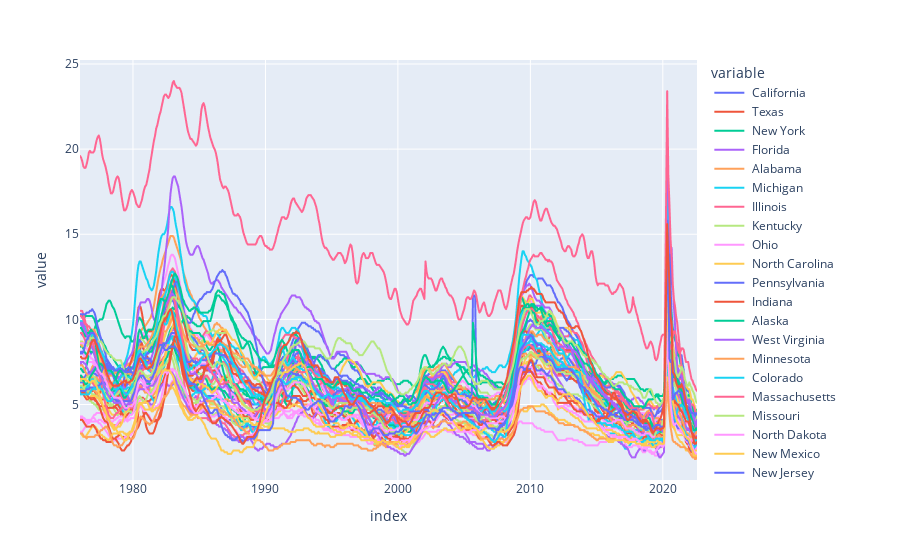

Notebook source saved alongside this figure:
### Code cell
# plotting states unemployment rate
px.line(state_unemp)

### Figure 1 — Plotly figure (JSON) as saved in the notebook; plotly's stock layout.template omitted (floating-point values rounded to 4 significant figures; data arrays with more than 128 entries replaced by an {"elided": "..."} marker saying what was removed)
{"data": [{"hovertemplate": "variable= California<br>index=%{x}<br>value=%{y}<extra></extra>", "legendgroup": " California", "line": {"color": "#636efa", "dash": "solid"}, "marker": {"symbol": "circle"}, "mode": "lines", "name": " California", "showlegend": true, "type": "scattergl", "x": {"elided": "558 str values"}, "xaxis": "x", "y": {"elided": "558 float values"}, "yaxis": "y"}, {"hovertemplate": "variable= Texas<br>index=%{x}<br>value=%{y}<extra></extra>", "legendgroup": " Texas", "line": {"color": "#EF553B", "dash": "solid"}, "marker": {"symbol": "circle"}, "mode": "lines", "name": " Texas", "showlegend": true, "type": "scattergl", "x": {"elided": "558 str values"}, "xaxis": "x", "y": {"elided": "558 float values"}, "yaxis": "y"}, {"hovertemplate": "variable= New York<br>index=%{x}<br>value=%{y}<extra></extra>", "legendgroup": " New York", "line": {"color": "#00cc96", "dash": "solid"}, "marker": {"symbol": "circle"}, "mode": "lines", "name": " New York", "showlegend": true, "type": "scattergl", "x": {"elided": "558 str values"}, "xaxis": "x", "y": {"elided": "558 float values"}, "yaxis": "y"}, {"hovertemplate": "variable= Florida<br>index=%{x}<br>value=%{y}<extra></extra>", "legendgroup": " Florida", "line": {"color": "#ab63fa", "dash": "solid"}, "marker": {"symbol": "circle"}, "mode": "lines", "name": " Florida", "showlegend": true, "type": "scattergl", "x": {"elided": "558 str values"}, "xaxis": "x", "y": {"elided": "558 float values"}, "yaxis": "y"}, {"hovertemplate": "variable= Alabama<br>index=%{x}<br>value=%{y}<extra></extra>", "legendgroup": " Alabama", "line": {"color": "#FFA15A", "dash": "solid"}, "marker": {"symbol": "circle"}, "mode": "lines", "name": " Alabama", "showlegend": true, "type": "scattergl", "x": {"elided": "558 str values"}, "xaxis": "x", "y": {"elided": "558 float values"}, "yaxis": "y"}, {"hovertemplate": "variable= Michigan<br>index=%{x}<br>value=%{y}<extra></extra>", "legendgroup": " Michigan", "line": {"color": "#19d3f3", "dash": "solid"}, "marker": {"symbol": "circle"}, "mode": "lines", "name": " Michigan", "showlegend": true, "type": "scattergl", "x": {"elided": "558 str values"}, "xaxis": "x", "y": {"elided": "558 float values"}, "yaxis": "y"}, {"hovertemplate": "variable= Illinois<br>index=%{x}<br>value=%{y}<extra></extra>", "legendgroup": " Illinois", "line": {"color": "#FF6692", "dash": "solid"}, "marker": {"symbol": "circle"}, "mode": "lines", "name": " Illinois", "showlegend": true, "type": "scattergl", "x": {"elided": "558 str values"}, "xaxis": "x", "y": {"elided": "558 float values"}, "yaxis": "y"}, {"hovertemplate": "variable= Kentucky<br>index=%{x}<br>value=%{y}<extra></extra>", "legendgroup": " Kentucky", "line": {"color": "#B6E880", "dash": "solid"}, "marker": {"symbol": "circle"}, "mode": "lines", "name": " Kentucky", "showlegend": true, "type": "scattergl", "x": {"elided": "558 str values"}, "xaxis": "x", "y": {"elided": "558 float values"}, "yaxis": "y"}, {"hovertemplate": "variable= Ohio<br>index=%{x}<br>value=%{y}<extra></extra>", "legendgroup": " Ohio", "line": {"color": "#FF97FF", "dash": "solid"}, "marker": {"symbol": "circle"}, "mode": "lines", "name": " Ohio", "showlegend": true, "type": "scattergl", "x": {"elided": "558 str values"}, "xaxis": "x", "y": {"elided": "558 float values"}, "yaxis": "y"}, {"hovertemplate": "variable= North Carolina<br>index=%{x}<br>value=%{y}<extra></extra>", "legendgroup": " North Carolina", "line": {"color": "#FECB52", "dash": "solid"}, "marker": {"symbol": "circle"}, "mode": "lines", "name": " North Carolina", "showlegend": true, "type": "scattergl", "x": {"elided": "558 str values"}, "xaxis": "x", "y": {"elided": "558 float values"}, "yaxis": "y"}, {"hovertemplate": "variable= Pennsylvania<br>index=%{x}<br>value=%{y}<extra></extra>", "legendgroup": " Pennsylvania", "line": {"color": "#636efa", "dash": "solid"}, "marker": {"symbol": "circle"}, "mode": "lines", "name": " Pennsylvania", "showlegend": true, "type": "scattergl", "x": {"elided": "558 str values"}, "xaxis": "x", "y": {"elided": "558 float values"}, "yaxis": "y"}, {"hovertemplate": "variable= Indiana<br>index=%{x}<br>value=%{y}<extra></extra>", "legendgroup": " Indiana", "line": {"color": "#EF553B", "dash": "solid"}, "marker": {"symbol": "circle"}, "mode": "lines", "name": " Indiana", "showlegend": true, "type": "scattergl", "x": {"elided": "558 str values"}, "xaxis": "x", "y": {"elided": "558 float values"}, "yaxis": "y"}, {"hovertemplate": "variable= Alaska<br>index=%{x}<br>value=%{y}<extra></extra>", "legendgroup": " Alaska", "line": {"color": "#00cc96", "dash": "solid"}, "marker": {"symbol": "circle"}, "mode": "lines", "name": " Alaska", "showlegend": true, "type": "scattergl", "x": {"elided": "558 str values"}, "xaxis": "x", "y": {"elided": "558 float values"}, "yaxis": "y"}, {"hovertemplate": "variable= West Virginia<br>index=%{x}<br>value=%{y}<extra></extra>", "legendgroup": " West Virginia", "line": {"color": "#ab63fa", "dash": "solid"}, "marker": {"symbol": "circle"}, "mode": "lines", "name": " West Virginia", "showlegend": true, "type": "scattergl", "x": {"elided": "558 str values"}, "xaxis": "x", "y": {"elided": "558 float values"}, "yaxis": "y"}, {"hovertemplate": "variable= Minnesota<br>index=%{x}<br>value=%{y}<extra></extra>", "legendgroup": " Minnesota", "line": {"color": "#FFA15A", "dash": "solid"}, "marker": {"symbol": "circle"}, "mode": "lines", "name": " Minnesota", "showlegend": true, "type": "scattergl", "x": {"elided": "558 str values"}, "xaxis": "x", "y": {"elided": "558 float values"}, "yaxis": "y"}, {"hovertemplate": "variable= Colorado<br>index=%{x}<br>value=%{y}<extra></extra>", "legendgroup": " Colorado", "line": {"color": "#19d3f3", "dash": "solid"}, "marker": {"symbol": "circle"}, "mode": "lines", "name": " Colorado", "showlegend": true, "type": "scattergl", "x": {"elided": "558 str values"}, "xaxis": "x", "y": {"elided": "558 float values"}, "yaxis": "y"}, {"hovertemplate": "variable= Massachusetts<br>index=%{x}<br>value=%{y}<extra></extra>", "legendgroup": " Massachusetts", "line": {"color": "#FF6692", "dash": "solid"}, "marker": {"symbol": "circle"}, "mode": "lines", "name": " Massachusetts", "showlegend": true, "type": "scattergl", "x": {"elided": "558 str values"}, "xaxis": "x", "y": {"elided": "558 float values"}, "yaxis": "y"}, {"hovertemplate": "variable= Missouri<br>index=%{x}<br>value=%{y}<extra></extra>", "legendgroup": " Missouri", "line": {"color": "#B6E880", "dash": "solid"}, "marker": {"symbol": "circle"}, "mode": "lines", "name": " Missouri", "showlegend": true, "type": "scattergl", "x": {"elided": "558 str values"}, "xaxis": "x", "y": {"elided": "558 float values"}, "yaxis": "y"}, {"hovertemplate": "variable= North Dakota<br>index=%{x}<br>value=%{y}<extra></extra>", "legendgroup": " North Dakota", "line": {"color": "#FF97FF", "dash": "solid"}, "marker": {"symbol": "circle"}, "mode": "lines", "name": " North Dakota", "showlegend": true, "type": "scattergl", "x": {"elided": "558 str values"}, "xaxis": "x", "y": {"elided": "558 float values"}, "yaxis": "y"}, {"hovertemplate": "variable= New Mexico<br>index=%{x}<br>value=%{y}<extra></extra>", "legendgroup": " New Mexico", "line": {"color": "#FECB52", "dash": "solid"}, "marker": {"symbol": "circle"}, "mode": "lines", "name": " New Mexico", "showlegend": true, "type": "scattergl", "x": {"elided": "558 str values"}, "xaxis": "x", "y": {"elided": "558 float values"}, "yaxis": "y"}, {"hovertemplate": "variable= New Jersey<br>index=%{x}<br>value=%{y}<extra></extra>", "legendgroup": " New Jersey", "line": {"color": "#636efa", "dash": "solid"}, "marker": {"symbol": "circle"}, "mode": "lines", "name": " New Jersey", "showlegend": true, "type": "scattergl", "x": {"elided": "558 str values"}, "xaxis": "x", "y": {"elided": "558 float values"}, "yaxis": "y"}, {"hovertemplate": "variable= Wisconsin<br>index=%{x}<br>value=%{y}<extra></extra>", "legendgroup": " Wisconsin", "line": {"color": "#EF553B", "dash": "solid"}, "marker": {"symbol": "circle"}, "mode": "lines", "name": " Wisconsin", "showlegend": true, "type": "scattergl", "x": {"elided": "558 str values"}, "xaxis": "x", "y": {"elided": "558 float values"}, "yaxis": "y"}, {"hovertemplate": "variable= Georgia<br>index=%{x}<br>value=%{y}<extra></extra>", "legendgroup": " Georgia", "line": {"color": "#00cc96", "dash": "solid"}, "marker": {"symbol": "circle"}, "mode": "lines", "name": " Georgia", "showlegend": true, "type": "scattergl", "x": {"elided": "558 str values"}, "xaxis": "x", "y": {"elided": "558 float values"}, "yaxis": "y"}, {"hovertemplate": "variable= Hawaii<br>index=%{x}<br>value=%{y}<extra></extra>", "legendgroup": " Hawaii", "line": {"color": "#ab63fa", "dash": "solid"}, "marker": {"symbol": "circle"}, "mode": "lines", "name": " Hawaii", "showlegend": true, "type": "scattergl", "x": {"elided": "558 str values"}, "xaxis": "x", "y": {"elided": "558 float values"}, "yaxis": "y"}, {"hovertemplate": "variable= Washington<br>index=%{x}<br>value=%{y}<extra></extra>", "legendgroup": " Washington", "line": {"color": "#FFA15A", "dash": "solid"}, "marker": {"symbol": "circle"}, "mode": "lines", "name": " Washington", "showlegend": true, "type": "scattergl", "x": {"elided": "558 str values"}, "xaxis": "x", "y": {"elided": "558 float values"}, "yaxis": "y"}, {"hovertemplate": "variable= Tennessee<br>index=%{x}<br>value=%{y}<extra></extra>", "legendgroup": " Tennessee", "line": {"color": "#19d3f3", "dash": "solid"}, "marker": {"symbol": "circle"}, "mode": "lines", "name": " Tennessee", "showlegend": true, "type": "scattergl", "x": {"elided": "558 str values"}, "xaxis": "x", "y": {"elided": "558 float values"}, "yaxis": "y"}, {"hovertemplate": "variable= Arizona<br>index=%{x}<br>value=%{y}<extra></extra>", "legendgroup": " Arizona", "line": {"color": "#FF6692", "dash": "solid"}, "marker": {"symbol": "circle"}, "mode": "lines", "name": " Arizona", "showlegend": true, "type": "scattergl", "x": {"elided": "558 str values"}, "xaxis": "x", "y": {"elided": "558 float values"}, "yaxis": "y"}, {"hovertemplate": "variable= Virginia<br>index=%{x}<br>value=%{y}<extra></extra>", "legendgroup": " Virginia", "line": {"color": "#B6E880", "dash": "solid"}, "marker": {"symbol": "circle"}, "mode": "lines", "name": " Virginia", "showlegend": true, "type": "scattergl", "x": {"elided": "558 str values"}, "xaxis": "x", "y": {"elided": "558 float values"}, "yaxis": "y"}, {"hovertemplate": "variable= Iowa<br>index=%{x}<br>value=%{y}<extra></extra>", "legendgroup": " Iowa", "line": {"color": "#FF97FF", "dash": "solid"}, "marker": {"symbol": "circle"}, "mode": "lines", "name": " Iowa", "showlegend": true, "type": "scattergl", "x": {"elided": "558 str values"}, "xaxis": "x", "y": {"elided": "558 float values"}, "yaxis": "y"}, {"hovertemplate": "variable= Utah<br>index=%{x}<br>value=%{y}<extra></extra>", "legendgroup": " Utah", "line": {"color": "#FECB52", "dash": "solid"}, "marker": {"symbol": "circle"}, "mode": "lines", "name": " Utah", "showlegend": true, "type": "scattergl", "x": {"elided": "558 str values"}, "xaxis": "x", "y": {"elided": "558 float values"}, "yaxis": "y"}, {"hovertemplate": "variable= Louisiana<br>index=%{x}<br>value=%{y}<extra></extra>", "legendgroup": " Louisiana", "line": {"color": "#636efa", "dash": "solid"}, "marker": {"symbol": "circle"}, "mode": "lines", "name": " Louisiana", "showlegend": true, "type": "scattergl", "x": {"elided": "558 str values"}, "xaxis": "x", "y": {"elided": "558 float values"}, "yaxis": "y"}, {"hovertemplate": "variable= Oklahoma<br>index=%{x}<br>value=%{y}<extra></extra>", "legendgroup": " Oklahoma", "line": {"color": "#EF553B", "dash": "solid"}, "marker": {"symbol": "circle"}, "mode": "lines", "name": " Oklahoma", "showlegend": true, "type": "scattergl", "x": {"elided": "558 str values"}, "xaxis": "x", "y": {"elided": "558 float values"}, "yaxis": "y"}, {"hovertemplate": "variable= Oregon<br>index=%{x}<br>value=%{y}<extra></extra>", "legendgroup": " Oregon", "line": {"color": "#00cc96", "dash": "solid"}, "marker": {"symbol": "circle"}, "mode": "lines", "name": " Oregon", "showlegend": true, "type": "scattergl", "x": {"elided": "558 str values"}, "xaxis": "x", "y": {"elided": "558 float values"}, "yaxis": "y"}, {"hovertemplate": "variable= South Carolina<br>index=%{x}<br>value=%{y}<extra></extra>", "legendgroup": " South Carolina", "line": {"color": "#ab63fa", "dash": "solid"}, "marker": {"symbol": "circle"}, "mode": "lines", "name": " South Carolina", "showlegend": true, "type": "scattergl", "x": {"elided": "558 str values"}, "xaxis": "x", "y": {"elided": "558 float values"}, "yaxis": "y"}, {"hovertemplate": "variable= Arkansas<br>index=%{x}<br>value=%{y}<extra></extra>", "legendgroup": " Arkansas", "line": {"color": "#FFA15A", "dash": "solid"}, "marker": {"symbol": "circle"}, "mode": "lines", "name": " Arkansas", "showlegend": true, "type": "scattergl", "x": {"elided": "558 str values"}, "xaxis": "x", "y": {"elided": "558 float values"}, "yaxis": "y"}, {"hovertemplate": "variable= Maine<br>index=%{x}<br>value=%{y}<extra></extra>", "legendgroup": " Maine", "line": {"color": "#19d3f3", "dash": "solid"}, "marker": {"symbol": "circle"}, "mode": "lines", "name": " Maine", "showlegend": true, "type": "scattergl", "x": {"elided": "558 str values"}, "xaxis": "x", "y": {"elided": "558 float values"}, "yaxis": "y"}, {"hovertemplate": "variable= Nevada<br>index=%{x}<br>value=%{y}<extra></extra>", "legendgroup": " Nevada", "line": {"color": "#FF6692", "dash": "solid"}, "marker": {"symbol": "circle"}, "mode": "lines", "name": " Nevada", "showlegend": true, "type": "scattergl", "x": {"elided": "558 str values"}, "xaxis": "x", "y": {"elided": "558 float values"}, "yaxis": "y"}, {"hovertemplate": "variable= Maryland<br>index=%{x}<br>value=%{y}<extra></extra>", "legendgroup": " Maryland", "line": {"color": "#B6E880", "dash": "solid"}, "marker": {"symbol": "circle"}, "mode": "lines", "name": " Maryland", "showlegend": true, "type": "scattergl", "x": {"elided": "558 str values"}, "xaxis": "x", "y": {"elided": "558 float values"}, "yaxis": "y"}, {"hovertemplate": "variable= Kansas<br>index=%{x}<br>value=%{y}<extra></extra>", "legendgroup": " Kansas", "line": {"color": "#FF97FF", "dash": "solid"}, "marker": {"symbol": "circle"}, "mode": "lines", "name": " Kansas", "showlegend": true, "type": "scattergl", "x": {"elided": "558 str values"}, "xaxis": "x", "y": {"elided": "558 float values"}, "yaxis": "y"}, {"hovertemplate": "variable= South Dakota<br>index=%{x}<br>value=%{y}<extra></extra>", "legendgroup": " South Dakota", "line": {"color": "#FECB52", "dash": "solid"}, "marker": {"symbol": "circle"}, "mode": "lines", "name": " South Dakota", "showlegend": true, "type": "scattergl", "x": {"elided": "558 str values"}, "xaxis": "x", "y": {"elided": "558 float values"}, "yaxis": "y"}, {"hovertemplate": "variable= Montana<br>index=%{x}<br>value=%{y}<extra></extra>", "legendgroup": " Montana", "line": {"color": "#636efa", "dash": "solid"}, "marker": {"symbol": "circle"}, "mode": "lines", "name": " Montana", "showlegend": true, "type": "scattergl", "x": {"elided": "558 str values"}, "xaxis": "x", "y": {"elided": "558 float values"}, "yaxis": "y"}, {"hovertemplate": "variable= Wyoming<br>index=%{x}<br>value=%{y}<extra></extra>", "legendgroup": " Wyoming", "line": {"color": "#EF553B", "dash": "solid"}, "marker": {"symbol": "circle"}, "mode": "lines", "name": " Wyoming", "showlegend": true, "type": "scattergl", "x": {"elided": "558 str values"}, "xaxis": "x", "y": {"elided": "558 float values"}, "yaxis": "y"}, {"hovertemplate": "variable= Mississippi<br>index=%{x}<br>value=%{y}<extra></extra>", "legendgroup": " Mississippi", "line": {"color": "#00cc96", "dash": "solid"}, "marker": {"symbol": "circle"}, "mode": "lines", "name": " Mississippi", "showlegend": true, "type": "scattergl", "x": {"elided": "558 str values"}, "xaxis": "x", "y": {"elided": "558 float values"}, "yaxis": "y"}, {"hovertemplate": "variable= Connecticut<br>index=%{x}<br>value=%{y}<extra></extra>", "legendgroup": " Connecticut", "line": {"color": "#ab63fa", "dash": "solid"}, "marker": {"symbol": "circle"}, "mode": "lines", "name": " Connecticut", "showlegend": true, "type": "scattergl", "x": {"elided": "558 str values"}, "xaxis": "x", "y": {"elided": "558 float values"}, "yaxis": "y"}, {"hovertemplate": "variable= Nebraska<br>index=%{x}<br>value=%{y}<extra></extra>", "legendgroup": " Nebraska", "line": {"color": "#FFA15A", "dash": "solid"}, "marker": {"symbol": "circle"}, "mode": "lines", "name": " Nebraska", "showlegend": true, "type": "scattergl", "x": {"elided": "558 str values"}, "xaxis": "x", "y": {"elided": "558 float values"}, "yaxis": "y"}, {"hovertemplate": "variable= Idaho<br>index=%{x}<br>value=%{y}<extra></extra>", "legendgroup": " Idaho", "line": {"color": "#19d3f3", "dash": "solid"}, "marker": {"symbol": "circle"}, "mode": "lines", "name": " Idaho", "showlegend": true, "type": "scattergl", "x": {"elided": "558 str values"}, "xaxis": "x", "y": {"elided": "558 float values"}, "yaxis": "y"}, {"hovertemplate": "variable= Puerto Rico<br>index=%{x}<br>value=%{y}<extra></extra>", "legendgroup": " Puerto Rico", "line": {"color": "#FF6692", "dash": "solid"}, "marker": {"symbol": "circle"}, "mode": "lines", "name": " Puerto Rico", "showlegend": true, "type": "scattergl", "x": {"elided": "558 str values"}, "xaxis": "x", "y": {"elided": "558 float values"}, "yaxis": "y"}, {"hovertemplate": "variable= the District of Columbia<br>index=%{x}<br>value=%{y}<extra></extra>", "legendgroup": " the District of Columbia", "line": {"color": "#B6E880", "dash": "solid"}, "marker": {"symbol": "circle"}, "mode": "lines", "name": " the District of Columbia", "showlegend": true, "type": "scattergl", "x": {"elided": "558 str values"}, "xaxis": "x", "y": {"elided": "558 float values"}, "yaxis": "y"}, {"hovertemplate": "variable= Vermont<br>index=%{x}<br>value=%{y}<extra></extra>", "legendgroup": " Vermont", "line": {"color": "#FF97FF", "dash": "solid"}, "marker": {"symbol": "circle"}, "mode": "lines", "name": " Vermont", "showlegend": true, "type": "scattergl", "x": {"elided": "558 str values"}, "xaxis": "x", "y": {"elided": "558 float values"}, "yaxis": "y"}, {"hovertemplate": "variable= New Hampshire<br>index=%{x}<br>value=%{y}<extra></extra>", "legendgroup": " New Hampshire", "line": {"color": "#FECB52", "dash": "solid"}, "marker": {"symbol": "circle"}, "mode": "lines", "name": " New Hampshire", "showlegend": true, "type": "scattergl", "x": {"elided": "558 str values"}, "xaxis": "x", "y": {"elided": "558 float values"}, "yaxis": "y"}, {"hovertemplate": "variable= Delaware<br>index=%{x}<br>value=%{y}<extra></extra>", "legendgroup": " Delaware", "line": {"color": "#636efa", "dash": "solid"}, "marker": {"symbol": "circle"}, "mode": "lines", "name": " Delaware", "showlegend": true, "type": "scattergl", "x": {"elided": "558 str values"}, "xaxis": "x", "y": {"elided": "558 float values"}, "yaxis": "y"}, {"hovertemplate": "variable= Rhode Island<br>index=%{x}<br>value=%{y}<extra></extra>", "legendgroup": " Rhode Island", "line": {"color": "#EF553B", "dash": "solid"}, "marker": {"symbol": "circle"}, "mode": "lines", "name": " Rhode Island", "showlegend": true, "type": "scattergl", "x": {"elided": "558 str values"}, "xaxis": "x", "y": {"elided": "558 float values"}, "yaxis": "y"}], "layout": {"legend": {"title": {"text": "variable"}, "tracegroupgap": 0}, "margin": {"t": 60}, "xaxis": {"anchor": "y", "domain": [0, 1], "title": {"text": "index"}}, "yaxis": {"anchor": "x", "domain": [0, 1], "title": {"text": "value"}}}}
